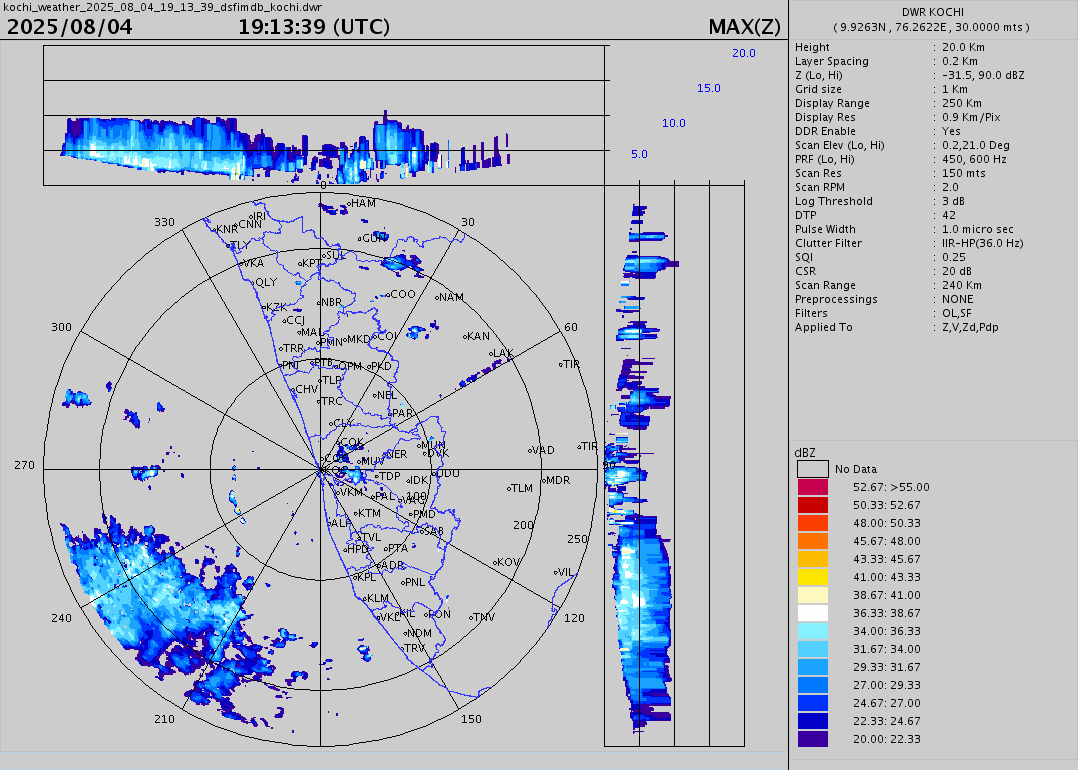
#> input picture maxz_image_archive/maxz_kochi_weather_2025_08_04_19_13_39.png, 1078 x 770 px, found by its file name; its folder holds 4 pictures in this run
$ python base_map_generator.py
#> lines starting #> are read from the running program, lines starting #| are printed output that depends on the picture
from PIL import Image
import os
import shutil
from time import sleep

def get_single_image_rgb_list(image_path):
    img = Image.open(image_path)
    img = img.convert('RGB')
    img_width, img_height = img.size
    print(f"Image dimensions: {img_width}x{img_height} = {img_width * img_height} pixels")
    single_image_rgb_list = []
    for y in range(img_height):
        row_wise_rgb_list = []
        for x in range(img_width):
            r, g, b = img.getpixel((x, y))
            row_wise_rgb_list.append((r, g, b))
        single_image_rgb_list.append(row_wise_rgb_list)
    return single_image_rgb_list

def get_multi_image_rgb_list(image_folder_path):
    multi_image_rgb_list = []
    for file_name in os.listdir(image_folder_path):
        if file_name.lower().endswith('.png'):
            image_path = os.path.join(image_folder_path, file_name)
            print(f"Processing: {image_path}")
            multi_image_rgb_list.append(get_single_image_rgb_list(image_path))
    print('length of multi image list', len(multi_image_rgb_list))
    print('length of first image in the multi image list', len(multi_image_rgb_list[0]))
    print('length of first row in the first image in the multi image list', len(multi_image_rgb_list[0][0]))
    print('RGB value of first pixel in the first row of the first image in the multi image list', multi_image_rgb_list[0][0][0])
    print('R value of first pixel in the first row of the first image in the multi image list', multi_image_rgb_list[0][0][0][0])
    return multi_image_rgb_list

def get_pixel_rgb_statistical_mode():
    all_image_rgb_list = get_multi_image_rgb_list('..\..\maxz_image_archive')
#> in get_single_image_rgb_list, img is the input picture: PIL image 1078x770 RGB; mean R, G, B 185, 189, 198.5
#| Image dimensions: 1078x770 = 830060 pixels
#> after the loop in get_single_image_rgb_list, `for y in range(img_height):`: single_image_rgb_list = 770 items
    final_image_rgb_list = []
    base_map_height = len(all_image_rgb_list[0])
    base_map_width = len(all_image_rgb_list[0][0])
    for row in range(base_map_height):
        row_wise_pixel_rgb_list = []
        for pixel in range(base_map_width):
            single_pixel_rgb_list = []
            for image_item in all_image_rgb_list:
                single_pixel_rgb_list.append(image_item[row][pixel])
            row_wise_pixel_rgb_list.append(max(set(single_pixel_rgb_list), key=single_pixel_rgb_list.count))
        final_image_rgb_list.append(row_wise_pixel_rgb_list)
    print('length of final image list', len(final_image_rgb_list))
#| length of final image list 770
    print('length of first row in the final image list', len(final_image_rgb_list[0]))
#| length of first row in the final image list 1078
    print('RGB value of first pixel in the first row of the final image list', final_image_rgb_list[0][0])
#| RGB value of first pixel in the first row of the final image list (204, 204, 204)
    return final_image_rgb_list

def generate_image_with_rgb_values(rgb_values, width, height, output_path):
    print(len(rgb_values), width * height)
    if len(rgb_values) != width * height:
        raise ValueError("The number of RGB values does not match the specified dimensions.")
    img = Image.new('RGB', (width, height))
    img.putdata(rgb_values)
    img.save(output_path)
    print(f"Image saved at {output_path}")

base_map_rgb_matrix = get_pixel_rgb_statistical_mode()
base_map_rgb_flat_list = []
for row in base_map_rgb_matrix:
    for pixel in row:
        base_map_rgb_flat_list.append(pixel)
generate_image_with_rgb_values(base_map_rgb_flat_list, len(base_map_rgb_matrix[0]), len(base_map_rgb_matrix), 'base_map.png')
#| 830060 830060
#> in generate_image_with_rgb_values, `img = Image.new('RGB', (width, height))`: img: PIL image 1078x770 RGB; every value is 0
#> in generate_image_with_rgb_values, `img.putdata(rgb_values)`:
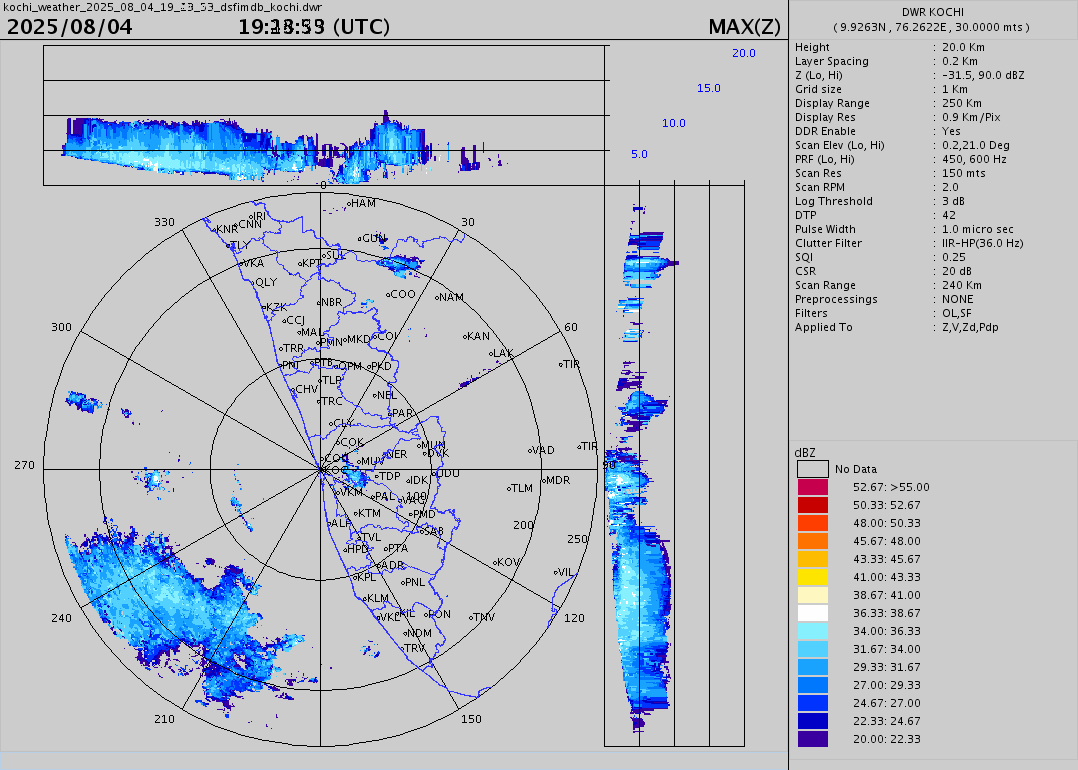
#> img: PIL image 1078x770 RGB; mean R, G, B 185.8, 191, 199
